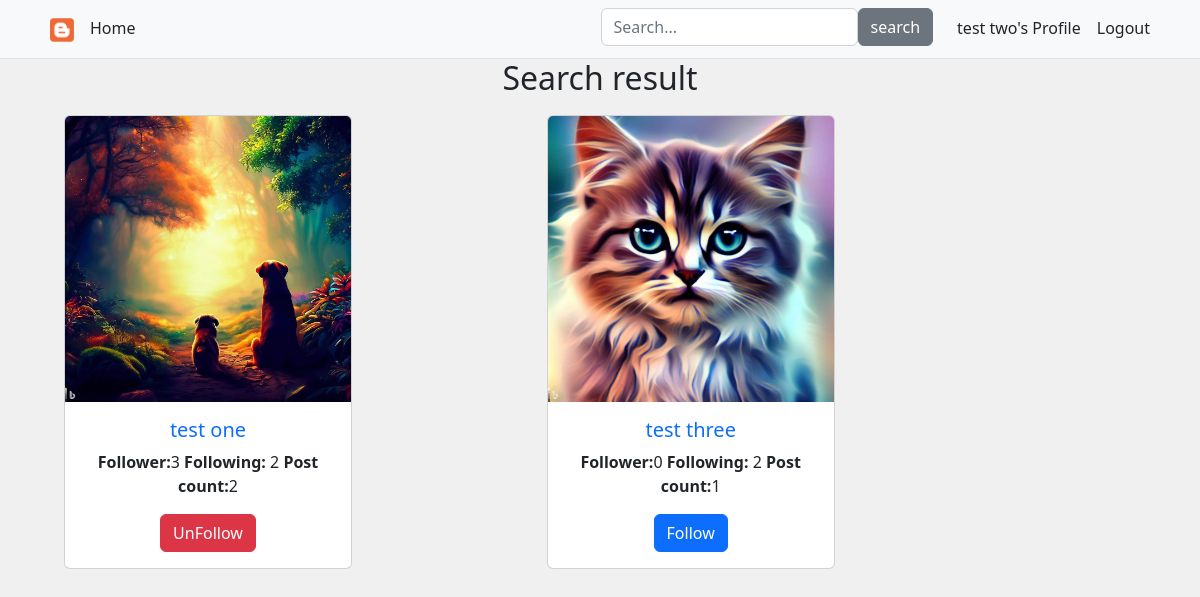
Page /user/profile/follower/test2@gmail.com on the committed database.
### model/model.py (models this page shows)
class UserPostAndFollowerInfo(db.Model):
	__tablename__ = 'user_post_and_follower_info'
	user_id = db.Column(db.String, db.ForeignKey('user_id_password.user_id'), nullable= False, primary_key= True)
	num_followers = db.Column(db.Integer, default= 0)
	num_of_following = db.Column(db.Integer, default= 0)
	num_of_post = db.Column(db.Integer, default= 0)

class UserDetails(db.Model):
	__tablename__ = "user_details"
	user_id = db.Column(db.String,  db.ForeignKey('user_id_password.user_id'), nullable= False, primary_key = True)
	fname = db.Column(db.String, nullable= False)
	lname = db.Column(db.String, nullable = False, default= NOT_AVAILABLE)
	dob = db.Column(db.DateTime, nullable = False)
	profile_photo = db.Column(db.String, nullable = False, default= DEFAULT_PROFILE_ADDRESS)
	city = db.Column(db.String, nullable = False)
	profession = db.Column(db.String, nullable = False, default= NOT_AVAILABLE)
	member_type = db.Column(db.String, nullable= False, default = USER) # need to add attional constains on this
	user_registeration_time = db.Column(db.DateTime, nullable= False, default= getCurDateTime())

### app.py (the view)
@app.route('/user/profile/follower/<string:user_id>', methods=['GET'])
def follower_page(user_id):
	print('getting following list')
	f_l = c_get_user_follower_list(user_id)
	u_f_l = c_get_raw_user_following_list(user_id)
	l_f_id = [x.following_id for x in u_f_l]
	user = create_user_container(user_id)
	return render_template('search_result.html', user_id= user_id, users= f_l, user_following_list = l_f_id, user = user)

### controller/user_controller.py (called while the page is built)
def create_user_container(user_id:str)->UserContainer:
	obj = UserContainer(user_id)
	return obj

def c_get_raw_user_following_list(user_id:str)->list:
	result = []
	result = user_manager.get_user_following_list(user_id)
	return result

def c_get_user_follower_list(user_id:str)->list:
	l = user_manager.get_user_follower_list(user_id)
	r_l = []
	for x in l:
		obj = create_user_container(x.follower_id)
		r_l.append(obj)
	r_l.sort()
	return r_l

	def __lt__(self, a):
		return True if self.name < a.name else False

### model/user_model_controller.py (called while the page is built)
	def get_user_follower_list(self, userId:str)-> list:
		user_followers = None
		try:
			user_followers = db.session.query(UserFollowers).filter_by(user_id = userId).all()
			if len(user_followers) == 0:
				pass
			return user_followers
		except Exception as e:
			return []

	def get_user_following_list(self, userId:str) -> list:
		user_following = []
		try:
			user_following = db.session.query(UserFollowing).filter_by(user_id = userId).all()
			if len(user_following) == 0:
				pass
			return user_following
		except Exception as e:
			return []

	def get_user_post_flr_flwing_count(self, userId:str)-> tuple:
		user_flr, user_flwing, post_count = 0, 0, 0
		rslt_tuple = None
		try:
			data = UserPostAndFollowerInfo.query.filter_by(user_id= userId).first()
			if data:
				(user_flr, user_flwing, post_count) = (data.num_followers, data.num_of_following, data.num_of_post)
				rslt_tuple = (user_flr, user_flwing, post_count)
			else:
				raise Exception('unable to find data', userId)
		except Exception as e:
			return (-1, -1, -1)
		else:
			return rslt_tuple

	def get_user_details(self, userId:str) -> tuple:
		user_data = db.session.query(UserDetails).filter_by(user_id = userId).first()
		return user_data if user_data else (-1, ) # returning a empty tuple with entry value -1

### templates/search_result.html (shortened to what this page needs)
<!DOCTYPE html>
<html lang="en">
<head>
	<link href="{{url_for('static', filename='css/bootstrap.min.css')}}" rel="stylesheet">
	<link href="{{url_for('static', filename='user_home.css')}}" rel="stylesheet">
</head>
<body>
    {% extends 'flesh_temp.html' %}
	{% block body %}
	<div>
		<nav class="py-2 bg-light border-bottom">
			<div class="container d-flex flex-wrap">
			  <ul class="nav me-auto">
				<li class="nav-item"><a href="{{url_for('user_home_page', user_id= user_id)}}" class="nav-link link-dark px-2 active" aria-current="page"><img src="{{url_for('static', filename='img/blog_lite_logo.png')}}" style="width: 2vw; height: 3vh;"/></a></li>
				<li class="nav-item"><a href="{{url_for('user_home_page', user_id= user_id)}}" class="nav-link link-dark px-2 active" aria-current="page">Home</a></li>
			  </ul>
			  <form class="col-12 col-lg-auto mb-3 mb-lg-0 me-lg-3" role="search" method="get" action="{{url_for('search', user_id=user_id)}}">
				<ul class="nav">
				<li><input type="search" class="form-control" placeholder="Search..." aria-label="Search" name="search"></li>
				<li><button class="btn btn-secondary nav-item" action="submit">search</button></li>
				</ul>
			  </form>
			  <ul class="nav">
				<li class="nav-item"><a href="{{url_for('user_profile', user_id= user_id)}}" class="nav-link link-dark px-2">{{user.name}}'s Profile</a></li>
				<li class="nav-item"><a href="{{url_for('signout', user_id = user_id)}}" class="nav-link link-dark px-2">Logout</a></li>
			  </ul>
			</div>
		  </nav>
	</div>
	<div class="contianer search_body">
		<h2>Search result {{query}}</h2>
		<div class="container profile_container">
		{% for user in users %}
			<div class="container user_container">
				<div class="card" style="width: 18rem;">
					<img class="card-img-top" src="{{url_for('static', filename=(user.profile_photo)) }}" alt="Card image cap">
					<div class="card-body">
						<a href="{{url_for('view_user_profile', user_id=user_id, view_id= user.user_id)}}" id="post_user_id"><h5 class="card-title">{{user.name}}</h5></a>
					<p class="card-text"><strong>Follower:</strong><span id="{{user.user_id}}_p">{{user.num_flwr}}</span>    <strong>Following:</strong> {{user.num_flwing}}  <strong>Post count:</strong>{{user.num_post}}</p>
					<a href="#" class="btn btn-primary" style="display: {{ 'none' if (user.user_id in user_following_list) else 'inline-block' }}" onclick="add_follower(user_id= '{{user_id}}', f_user_id= '{{user.user_id}}'); return false" id="{{user.user_id}}_follow">Follow</a>
					<a href="#" class="btn btn-danger" style="display: {{ 'inline-block' if (user.user_id in user_following_list) else 'none' }}" onclick="delete_follower(user_id= '{{user_id}}', f_user_id= '{{user.user_id}}'); return false" id="{{user.user_id}}_unfollow">UnFollow</a>
					</div>
				</div>
			</div>
		{% endfor %}
		</div>
	</div>
    {% endblock %}

### static/user_home.css (style rules this page uses)
body { background: rgb(240,240,240); }
#post_user_id { text-decoration: none; }

### templates/search_result.html (style rules this page uses)
.search_body { text-align: center; }
.profile_container { display: grid; grid-template-columns: auto auto auto; max-height: 1080px; }
.user_container { max-width: 40vw; margin: 10px; }

### rows in the picture
UserPostAndFollowerInfo: profile_photo (picture), name "test one", num_flwr "3", num_flwing "2", num_post "2"
UserPostAndFollowerInfo: profile_photo (picture), name "test three", num_flwr "0", num_flwing "2", num_post "1"

### other values in the picture
{{ user.name }} "test two"
